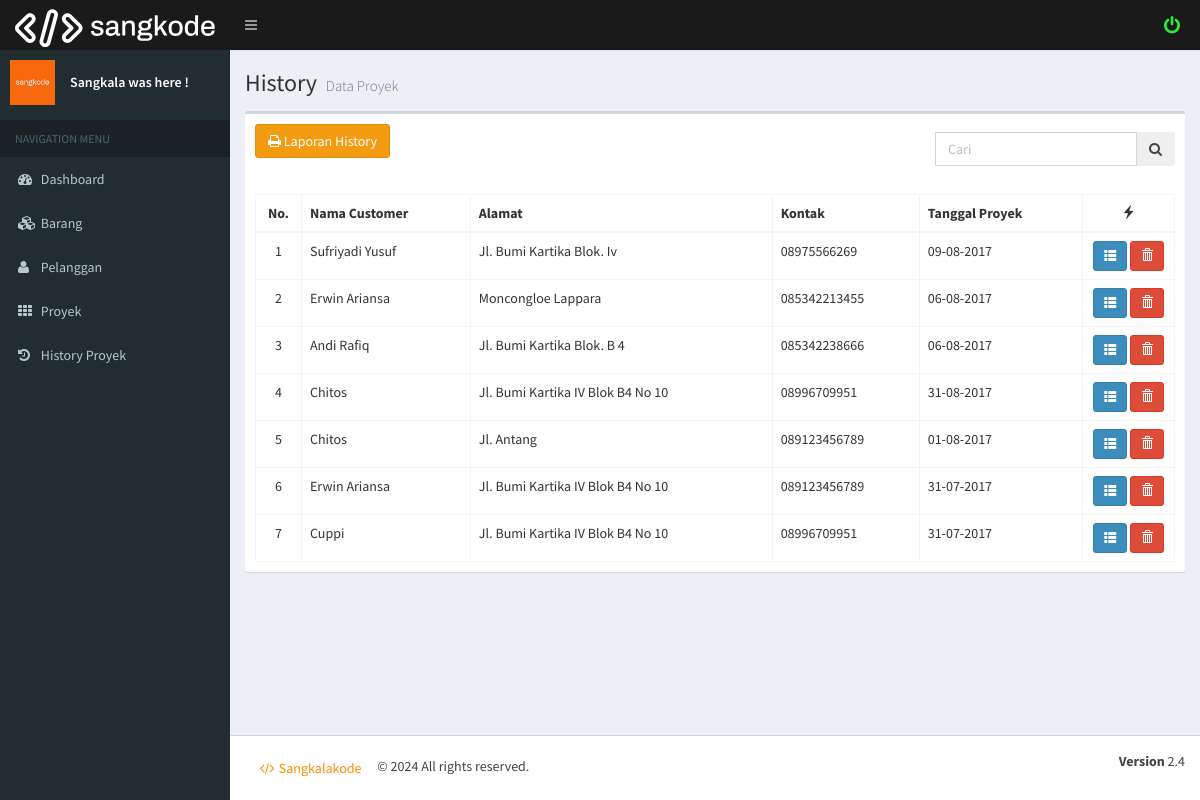
The app's page /index.php?page=history (signed in) with its own data.
### tables this page shows
CREATE TABLE `tb_project` (
  `kd_project` int(11) NOT NULL,
  `customer` varchar(110) NOT NULL,
  `alamat` varchar(110) DEFAULT NULL,
  `no_telepon` varchar(20) NOT NULL,
  `tgl_project` date DEFAULT NULL,
  `status` varchar(110) DEFAULT NULL
);

### pages/history.php (the view, shortened to what this page needs)
<section class="content-header">
  <h1>
    History
    <small>Data Proyek</small>
  </h1>
</section>
<section class="content">
  <div class="row">
    <div class="col-xs-12">
      <div class="box">
        <div class="box-header">
          <h3 class="box-title">
            <a href="pages/report_history.php" target="_blank" class="btn btn-warning" title="Cetak semua laporan proyek yang telah selesai" alt="Cetak semua laporan proyek yang telah selesai">
              <i class="fa fa-print"></i> Laporan History
            </a>
          </h3>
          <form class="navbar-form navbar-right" role="search" method="get" action="">
              <div class="input-group pull-right">
                <input type="text" class="form-control" value="<?php echo isset($_GET['qq']) ? $_GET['qq'] : ''; ?>" placeholder="Cari" name="qq">
                <div class="input-group-btn">
                  <button class="btn btn-primaryme" type="submit">
                    <i class="fa fa-search"></i>
                  </button>
                </div>
              </div>
            </form>
        </div>
        <div class="box-body">
          <table id="example2" class="table table-bordered table-hover">
            <thead>
              <tr>
                <th class="text-center" width="5%">No.</th>
                <th>Nama Customer</th>
                <th class="hidden-xs">Alamat</th>
                <th class="hidden-xs">Kontak</th>
                <th>Tanggal Proyek</th>
                <th class="text-center" width="10%"><span class="glyphicon glyphicon-flash"></span></th>
              </tr>
            </thead>
            <tbody>
            <?php
              $query_search = '';
              $q = mysql_query( "SELECT * FROM tb_project WHERE status = 'selesai' $query_search order by kd_project desc" );
              $i = 1;
              while ( $r = mysql_fetch_assoc( $q ) ) {
            ?>
              <tr>
                <td class="text-center"><?php echo $i; ?></td>
                <td  style="text-transform: capitalize;"><?php echo $r['customer']; ?></td>
                <td class="hidden-xs" style="text-transform: capitalize;"><?php echo $r['alamat']; ?></td>
                <td class="hidden-xs"><?php echo $r['no_telepon']; ?></td>
                <td><?php echo date( 'd-m-Y', strtotime( $r['tgl_project'] ) ); ?></td>
                <td class="text-center">
                <a href="?page=project_detail&amp;idproses=<?php echo $r['kd_project']; ?>&amp;back=history" class="btn btn-primary btn-sm" title="Rincian laporan proyek" alt="Rincian laporan proyek">
                  <i class="glyphicon glyphicon-th-list"></i>
                </a>
                <a href="?page=history&amp;idproses=<?php echo $r['kd_project']; ?>&amp;act=delete" class="btn btn-danger btn-sm" title="Hapus laporan" alt="Hapus laporan" onclick="return confirm('Are you sure you want to delete this item?');" >
                  <span class="glyphicon glyphicon-trash" ></span>
                </a>
                </td>
              </tr>
            <?php
                $i++;
              }
            ?>
            </tbody>
          </table>
        </div>
      </div>
    </div>
  </div>
</section>

### index.php (style rules this page uses)
.skin-black .content-header { padding-top: 20px; margin-top: 0px; }
.btn { transform:scale(1.0,1.0); transition:all ease .35s; }
.form-control, .form-group, .cap { text-transform:capitalize; }

### records on screen
tb_project: customer "Sufriyadi Yusuf", alamat "Jl. Bumi Kartika Blok. Iv", no_telepon "08975566269", tgl_project "09-08-2017"
tb_project: customer "Erwin Ariansa", alamat "Moncongloe Lappara", no_telepon "085342213455", tgl_project "06-08-2017"
tb_project: customer "Andi Rafiq", alamat "Jl. Bumi Kartika Blok. B 4", no_telepon "085342238666", tgl_project "06-08-2017"
tb_project: customer "Chitos", alamat "Jl. Bumi Kartika IV Blok B4 No 10", no_telepon "08996709951", tgl_project "31-08-2017"
tb_project: customer "Chitos", alamat "Jl. Antang", no_telepon "089123456789", tgl_project "01-08-2017"
tb_project: customer "Erwin Ariansa", alamat "Jl. Bumi Kartika IV Blok B4 No 10", no_telepon "089123456789", tgl_project "31-07-2017"
tb_project: customer "Cuppi", alamat "Jl. Bumi Kartika IV Blok B4 No 10", no_telepon "08996709951", tgl_project "31-07-2017"
